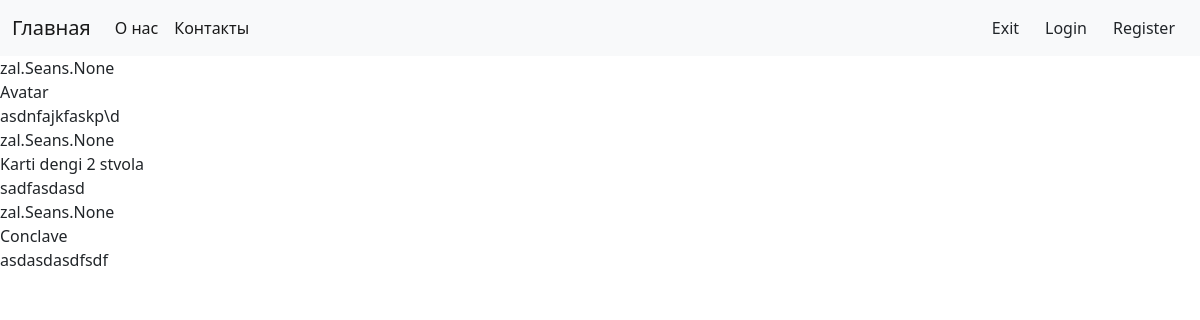
The page /film/list/ on the database as committed earlier.
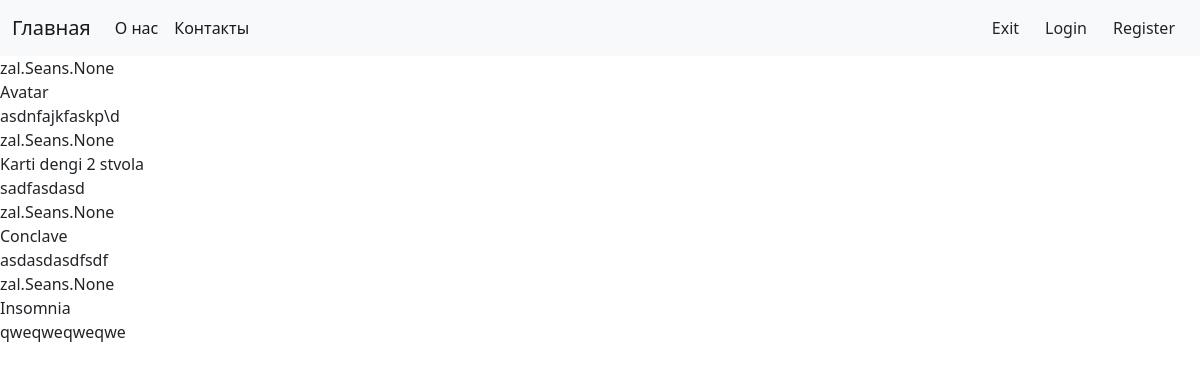
The same page on the database as committed later.
### zal/models.py (models this page shows, shortened)
class Film(models.Model):
    name = models.CharField(max_length=128)
    description = models.CharField(max_length=255,
                                   verbose_name='Описание'
                                   )

### zal/views.py (the view)
# urls.py: path('film/list/', FilmList.as_view(), name='film-list'),
class FilmList(ListView):
    model = Film
    template_name = 'film-list.html'
    context_object_name = 'films'

### zal/templates/film-list.html
{% extends 'static/base.html' %}
{% block content %}
    {% for object in films %}
    <div>
    {{ object.seans_set }}
    </div>
     <div>
    {{ object.name }}
    </div>
    <div>
    {{ object.description }}
    </div>
    {% endfor %}
{% endblock %}

Rows that differ between the two databases and show on the page:
added Film: seans_set "zal.Seans.None", name "Insomnia", description "qweqweqweqwe"
